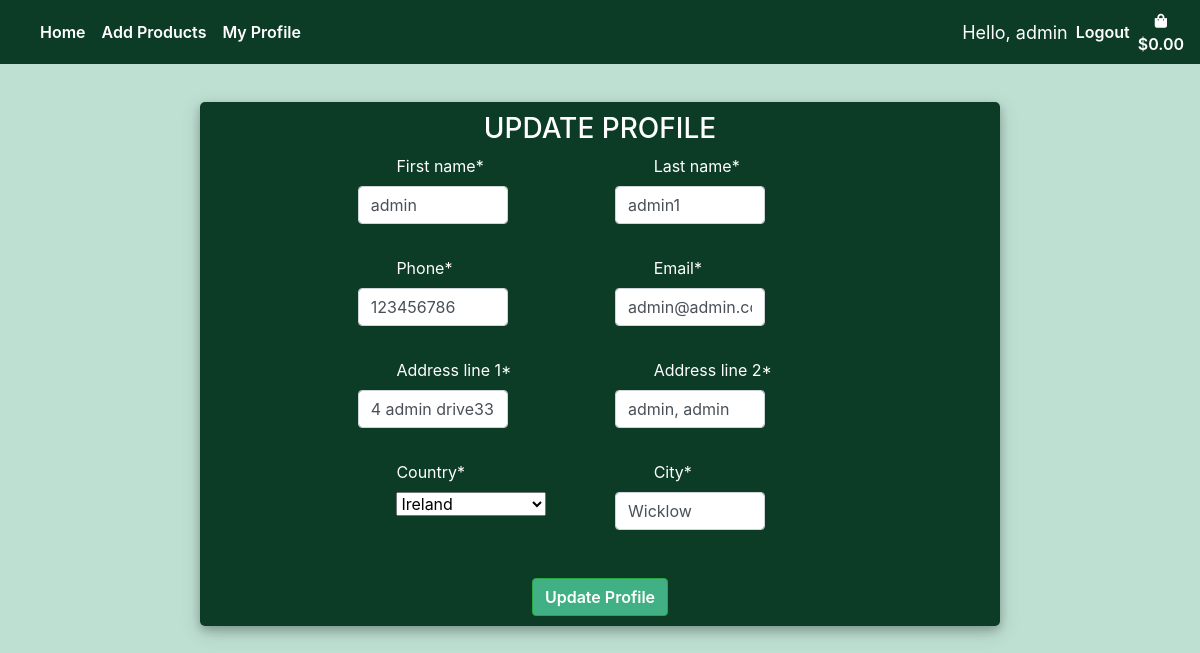
The app's page /edit_profile/ (signed in), older data.
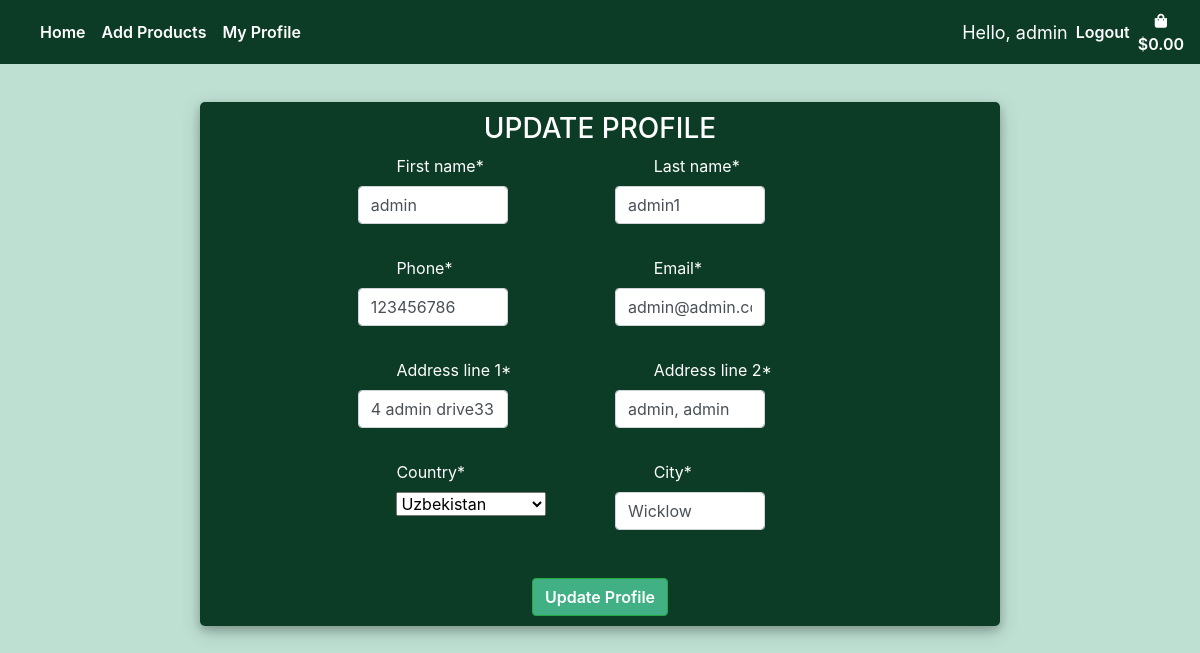
The same page, newer data.
### profiles/models.py (models this page shows, shortened)
class Customer(models.Model):
    user = models.OneToOneField(User, null=True, on_delete=models.CASCADE)
    name = models.CharField(max_length=settings.CONST_PROFILE_ATTR, null=True)
    first_name = models.CharField(max_length=settings.CONST_PROFILE_ATTR, null=True)
    last_name = models.CharField(max_length=settings.CONST_PROFILE_ATTR, null=True)
    phone = models.CharField(max_length=settings.CONST_PROFILE_ATTR, null=True)
    email = models.CharField(max_length=settings.CONST_PROFILE_ATTR, null=True)
    city = models.CharField(max_length=settings.CONST_PROFILE_ATTR, null=True)
    date_created = models.DateTimeField(auto_now_add=True, null=True)
    address_line_1 = models.CharField(max_length=settings.CONST_PROFILE_ADDRESS, null=True)
    address_line_2 = models.CharField(max_length=settings.CONST_PROFILE_ADDRESS, null=True, default="")
    country = CountryField(null=True)

### profiles/views.py (the view)
# urls.py: path("edit_profile/", views.edit_profile, name="edit_profile"),
def edit_profile(request):
    customer = Customer.objects.get(name=request.user)
    form = CustomerForm(request.POST or None,instance=customer)
    if form.is_valid():
            form.save()
            return redirect(reverse("products"))
    context = {
        "form": form,
    }
    return render(request, "profiles/edit_profile.html", context)

### profiles/forms.py
class CustomerForm(forms.ModelForm):
    first_name = forms.CharField(max_length=settings.CONST_PROFILE_ATTR)
    last_name = forms.CharField(max_length=settings.CONST_PROFILE_ATTR)
    address_line_2 = CharField(max_length=settings.CONST_PROFILE_ADDRESS,default="")
    class Meta:
        model = Customer
        fields = ["first_name",
        "last_name",
        "phone", "email",
        "country",
        "address_line_1",
        "address_line_2",
        "city"]

### profiles/templates/profiles/edit_profile.html (shortened to what this page needs)
{% extends 'base.html'%}
{% load static %}
{% load crispy_forms_tags %}
{% block content %}
    <div class="container h-100 mt-3">
		<div class="d-flex justify-content-center h-100">
			<div class="user_card">
				<div class="d-flex justify-content-center">
					<h3 id="form-title">UPDATE PROFILE</h3>
				</div>
				<div class="d-flex justify-content-center form_container">
					<form method="POST" action="" id="profile_form">
						<div class="row">
                        	<div class="col-md-6  text-center mb-3">
                                {{ form.first_name|as_crispy_field }}
                            </div>
							<div class="col-md-6  text-center mb-3">
                                {{ form.last_name|as_crispy_field }}
                            </div>
						</div>
						<div class="row">
                            <div class="col-md-6 text-center mb-3">
                                {{ form.phone|as_crispy_field }}
                            </div>
                            <div class="col-md-6 text-center mb-3">
                                {{ form.email|as_crispy_field }}
                            </div>
						</div>
						<div class="row">
                            <div class="col-md-6 text-center mb-3">
                                {{ form.address_line_1|as_crispy_field }}
                            </div>
                            <div class="col-md-6 text-center mb-3">
                                {{ form.address_line_2|as_crispy_field }}
                            </div>
						</div>
						<div class="row">
							<div class="col-md-6  text-center mb-3">
                                <div id="profile_country">
                                {{ form.country|as_crispy_field }}
                                </div>
                            </div>
                            <div class="col-md-6 text-center mb-3">
                                {{ form.city|as_crispy_field }}
                            </div>
						</div>
                        <div class="d-flex justify-content-center mt-3 login_container">
                            <button class="btn btn-success">Update Profile</button>
                        </div>
					</form>
				</div>
			</div>
		</div>
	</div>
{% endblock %}

Row changes from the older to the newer data that the page shows:
changed Customer "admin": country "Ireland" → "Uzbekistan"
